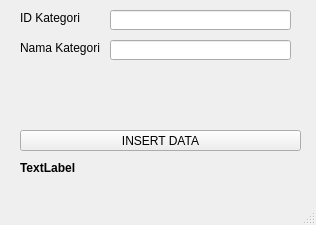
<?xml version="1.0" encoding="UTF-8"?>
<ui version="4.0">
 <class>MainWindow</class>
 <widget class="QMainWindow" name="MainWindow">
  <property name="geometry">
   <rect>
    <x>0</x>
    <y>0</y>
    <width>316</width>
    <height>225</height>
   </rect>
  </property>
  <property name="windowTitle">
   <string>Form Kategori</string>
  </property>
  <widget class="QWidget" name="centralwidget">
   <widget class="QLabel" name="label">
    <property name="geometry">
     <rect>
      <x>20</x>
      <y>10</y>
      <width>61</width>
      <height>16</height>
     </rect>
    </property>
    <property name="text">
     <string>ID Kategori</string>
    </property>
   </widget>
   <widget class="QLabel" name="label_2">
    <property name="geometry">
     <rect>
      <x>20</x>
      <y>40</y>
      <width>81</width>
      <height>16</height>
     </rect>
    </property>
    <property name="text">
     <string>Nama Kategori</string>
    </property>
   </widget>
   <widget class="QLineEdit" name="lineEdit">
    <property name="geometry">
     <rect>
      <x>110</x>
      <y>10</y>
      <width>181</width>
      <height>20</height>
     </rect>
    </property>
   </widget>
   <widget class="QLineEdit" name="lineEdit_2">
    <property name="geometry">
     <rect>
      <x>110</x>
      <y>40</y>
      <width>181</width>
      <height>20</height>
     </rect>
    </property>
   </widget>
   <widget class="QPushButton" name="pushButton">
    <property name="geometry">
     <rect>
      <x>20</x>
      <y>130</y>
      <width>281</width>
      <height>21</height>
     </rect>
    </property>
    <property name="text">
     <string>INSERT DATA</string>
    </property>
   </widget>
   <widget class="QLabel" name="label_3">
    <property name="geometry">
     <rect>
      <x>20</x>
      <y>160</y>
      <width>61</width>
      <height>16</height>
     </rect>
    </property>
    <property name="font">
     <font>
      <weight>75</weight>
      <bold>true</bold>
     </font>
    </property>
    <property name="text">
     <string>TextLabel</string>
    </property>
   </widget>
  </widget>
  <widget class="QMenuBar" name="menubar">
   <property name="geometry">
    <rect>
     <x>0</x>
     <y>0</y>
     <width>316</width>
     <height>21</height>
    </rect>
   </property>
  </widget>
  <widget class="QStatusBar" name="statusbar"/>
 </widget>
 <resources/>
 <connections/>
</ui>
